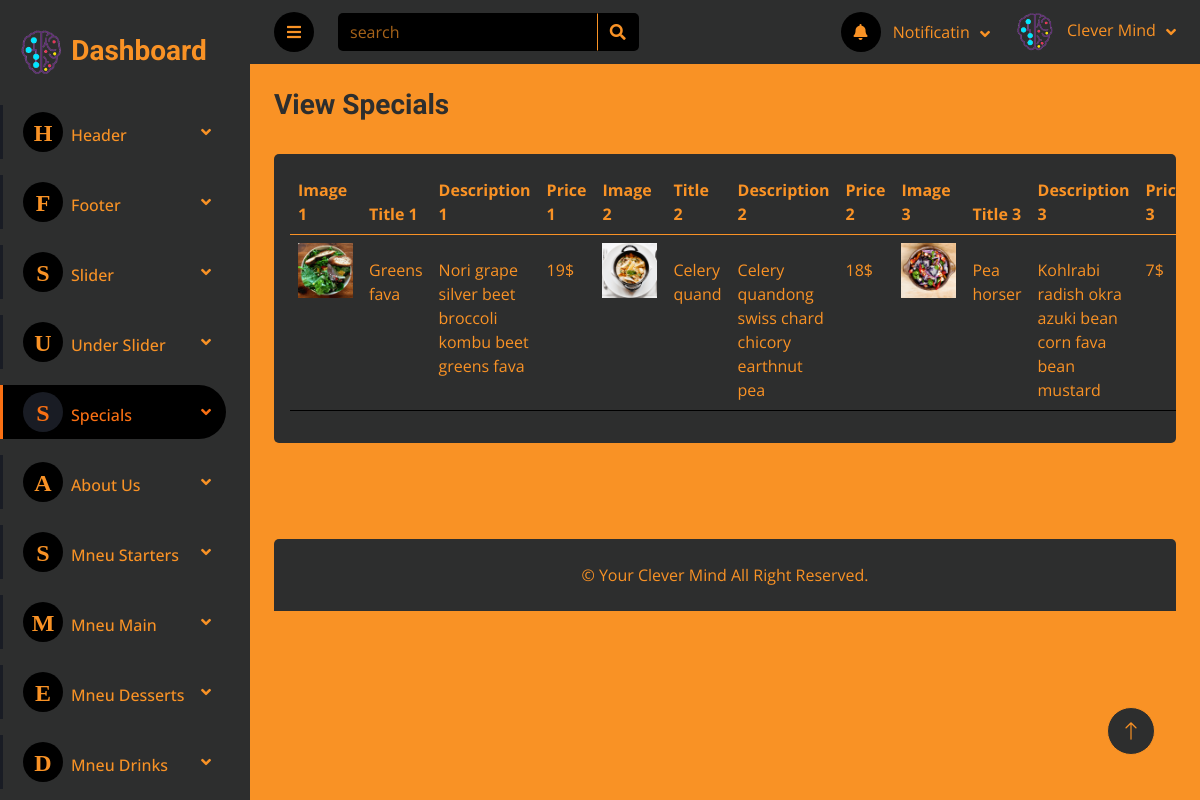
Screenshot of /Dashboard/view_specials.php with the database file from the repository.
### tables this page shows
CREATE TABLE `specials` (
  `id_special` int(11) NOT NULL,
  `img_special1` text NOT NULL,
  `title_special1` varchar(150) NOT NULL,
  `description_special1` varchar(250) NOT NULL,
  `price_special1` varchar(100) NOT NULL,
  `img_special2` text NOT NULL,
  `title_special2` varchar(150) NOT NULL,
  `description_special2` varchar(250) NOT NULL,
  `price_special2` varchar(100) NOT NULL,
  `img_special3` text NOT NULL,
  `title_special3` varchar(150) NOT NULL,
  `description_special3` varchar(250) NOT NULL,
  `price_special3` varchar(100) NOT NULL,
  `img_special4` text NOT NULL,
  `title_special4` varchar(150) NOT NULL,
  `description_special4` varchar(250) NOT NULL,
  `price_special4` varchar(100) NOT NULL,
  `img_special5` text NOT NULL,
  `title_special5` varchar(150) NOT NULL,
  `description_special5` varchar(250) NOT NULL,
  `price_special5` varchar(100) NOT NULL,
  `img_special6` text NOT NULL,
  `title_special6` varchar(150) NOT NULL,
  `description_special6` varchar(250) NOT NULL,
  `price_special6` varchar(100) NOT NULL
);

### Dashboard/view_specials.php (the view, shortened to what this page needs)
<?php
include "inc/header.php";
?>
                <div class="navbar-nav nv w-100">
                    <div class="nav-item dropdown mb-3">
                        <a href="#" class="nav-link dropdown-toggle" data-bs-toggle="dropdown"><i class="fa me-2"><span style="font-size: 24px;">H</span></i>Header</a>
                    </div>
                    <div class="nav-item dropdown mb-3">
                        <a href="#" class="nav-link dropdown-toggle" data-bs-toggle="dropdown"><i class="fa me-2"><span style="font-size: 24px;">F</span></i>Footer</a>
                    </div>
                    <div class="nav-item dropdown mb-3">
                        <a href="#" class="nav-link dropdown-toggle" data-bs-toggle="dropdown"><i class="fa me-2"><span style="font-size: 24px;">S</span></i>Slider</a>
                    </div>
                    <div class="nav-item dropdown mb-3">
                        <a href="#" class="nav-link dropdown-toggle" data-bs-toggle="dropdown"><i class="fa me-2"><span style="font-size: 24px;">U</span></i>Under Slider</a>
                    </div>
                    <div class="nav-item dropdown mb-3">
                        <a href="#" class="nav-link dropdown-toggle active" data-bs-toggle="dropdown"><i class="fa me-2"><span style="font-size: 24px;">S</span></i>Specials</a>
                    </div>
                    <div class="nav-item dropdown mb-3">
                        <a href="#" class="nav-link dropdown-toggle" data-bs-toggle="dropdown"><i class="fa me-2"><span style="font-size: 24px;">A</span></i>About Us</a>
                    </div>
                    <div class="nav-item dropdown mb-3">
                        <a href="#" class="nav-link dropdown-toggle" data-bs-toggle="dropdown"><i class="fa me-2"><span style="font-size: 24px;">S</span></i>Mneu Starters</a>
                    </div>
                    <div class="nav-item dropdown mb-3">
                        <a href="#" class="nav-link dropdown-toggle" data-bs-toggle="dropdown"><i class="fa me-2"><span style="font-size: 24px;">M</span></i>Mneu Main</a>
                    </div>
                    <div class="nav-item dropdown mb-3">
                        <a href="#" class="nav-link dropdown-toggle" data-bs-toggle="dropdown"><i class="fa me-2"><span style="font-size: 24px;">E</span></i>Mneu Desserts</a>
                    </div>
                    <div class="nav-item dropdown mb-3">
                        <a href="#" class="nav-link dropdown-toggle" data-bs-toggle="dropdown"><i class="fa me-2"><span style="font-size: 24px;">D</span></i>Mneu Drinks</a>
                    </div>
                </div>
            </nav>
        </div>
        <div class="content">
           <?php
            include "inc/navbar.php";
           ?>
            <div class="container-fluid pt-4 px-4">
                <div class="row g-4">
                        <div class="col-sm-6 col-xl-6">
                            <h3 class="text-secondary alert-link">View Specials</h3>
                        </div>
                    </div>
                <div class="row mt-4">
                    <div class="col-sm-12 col-xl-12">
                        <div class="bg-secondary rounded table-responsive cust-secroll h-100 p-3">
                            <table class="table table-hover">
                                <thead>
                                    <tr>
                                        <th scope="col">Image 1</th>
                                        <th scope="col">Title 1</th>
                                        <th scope="col">Description 1</th>
                                        <th scope="col">Price 1</th>
                                        <th scope="col">Image 2</th>
                                        <th scope="col">Title 2</th>
                                        <th scope="col">Description 2</th>
                                        <th scope="col">Price 2</th>
                                        <th scope="col">Image 3</th>
                                        <th scope="col">Title 3</th>
                                        <th scope="col">Description 3</th>
                                        <th scope="col">Price 3</th>
                                    </tr>
                                </thead>
                                <tbody>
                                <?php
                                    $Select="SELECT * FROM `specials`";
                                    $Query=mysqli_query($conn , $Select);
                                    while($row=mysqli_fetch_assoc($Query)):
                                ?>
                                    <tr>
                                        <td>
                                            <img src="Upload/<?php echo htmlspecialchars($row['img_special1']) ; ?>" title="<?php echo htmlspecialchars($row['img_special1']) ; ?>" style="width: 55px ; height:55px ;">
                                        </td>
                                        <td style="padding-top: 23px;"><?php echo htmlspecialchars($row['title_special1']) ; ?></td>
                                        <td style="padding-top: 23px;"><?php echo htmlspecialchars($row['description_special1']) ; ?></td>
                                        <td style="padding-top: 23px;"><?php echo htmlspecialchars($row['price_special1']) ; ?>$</td>
                                        <td>
                                            <img src="Upload/<?php echo htmlspecialchars($row['img_special2']) ; ?>" title="<?php echo htmlspecialchars($row['img_special2']) ; ?>" style="width: 55px ; height:55px ;">
                                        </td>
                                        <td style="padding-top: 23px;"><?php echo htmlspecialchars($row['title_special2']) ; ?></td>
                                        <td style="padding-top: 23px;"><?php echo htmlspecialchars($row['description_special2']) ; ?></td>
                                        <td style="padding-top: 23px;"><?php echo htmlspecialchars($row['price_special2']) ; ?>$</td>
                                        <td>
                                            <img src="Upload/<?php echo htmlspecialchars($row['img_special3']) ; ?>" title="<?php echo htmlspecialchars($row['img_special3']) ; ?>" style="width: 55px ; height:55px ;">
                                        </td>
                                        <td style="padding-top: 23px;"><?php echo htmlspecialchars($row['title_special3']) ; ?></td>
                                        <td style="padding-top: 23px;"><?php echo htmlspecialchars($row['description_special3']) ; ?></td>
                                        <td style="padding-top: 23px;"><?php echo htmlspecialchars($row['price_special3']) ; ?>$</td>
                                    </tr>
                                <?php endwhile; ?>
                                </tbody>
                            </table>
                        </div>
                    </div>
                </div>
                <br><br><br>
            </div>
<?php
    include "inc/footer.php";
?>

### Dashboard/css/style.css (style rules this page uses)
:root { --primary: #EB1616; --secondary: #191C24; --dark: #000000; --black-b: #2d2e2e ; --orange : #F99225 ; --place : #f99325ab; --thumb : #836b545e; --orange-h: rgb(250, 112, 19) ; }
.content { margin-left: 250px; min-height: 100vh; background: var(--orange); transition: 0.5s; }
@media (min-width: 992px) { .content { width: calc(100% - 250px); } }
.sidebar .navbar .navbar-nav .nav-link { padding: 7px 20px; color: var(--orange); font-weight: 500; border-left: 3px solid var(--secondary); border-radius: 0 30px 30px 0; outline: none; }
.sidebar .navbar .navbar-nav .nav-link:hover, .sidebar .navbar .navbar-nav .nav-link.active { color: var(--orange-h); background: var(--dark); border-color: var(--orange-h); }
.sidebar .navbar .navbar-nav .nav-link i { width: 40px; height: 40px; display: inline-flex; align-items: center; justify-content: center; background: var(--dark); border-radius: 40px; }
.sidebar .navbar .navbar-nav .nav-link:hover i, .sidebar .navbar .navbar-nav .nav-link.active i { background: var(--secondary); }
.sidebar .navbar .dropdown-toggle::after { position: absolute; top: 15px; right: 15px; border: none; content: "\f107"; font-family: "Font Awesome 5 Free"; font-weight: 900; transition: .5s; }

### rows the page displays
specials: img_special1 (picture), title_special1 "Greens fava", description_special1 "Nori grape silver beet broccoli kombu beet greens fava", price_special1 "19", img_special2 (picture), title_special2 "Celery quand", description_special2 "Celery quandong swiss chard chicory earthnut pea", price_special2 "18", img_special3 (picture), title_special3 "Pea horser", description_special3 "Kohlrabi radish okra azuki bean corn fava bean mustard", price_special3 "7"
